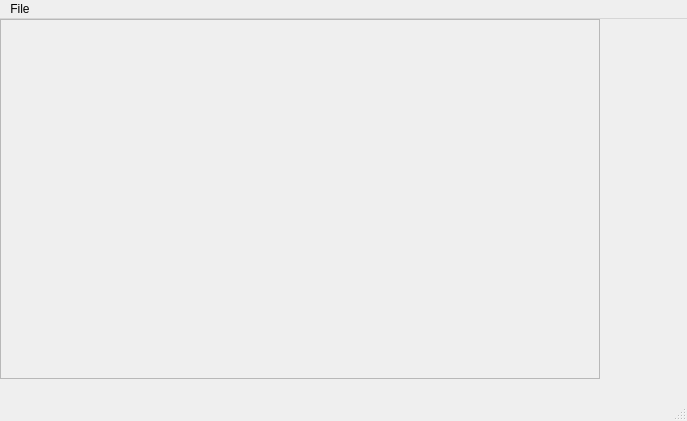
<?xml version="1.0" encoding="UTF-8"?>
<ui version="4.0">
 <class>MainWindow</class>
 <widget class="QMainWindow" name="MainWindow">
  <property name="geometry">
   <rect>
    <x>0</x>
    <y>0</y>
    <width>687</width>
    <height>421</height>
   </rect>
  </property>
  <property name="windowTitle">
   <string>Editor</string>
  </property>
  <widget class="QWidget" name="centralWidget">
   <property name="enabled">
    <bool>false</bool>
   </property>
   <property name="sizePolicy">
    <sizepolicy hsizetype="Preferred" vsizetype="Preferred">
     <horstretch>0</horstretch>
     <verstretch>0</verstretch>
    </sizepolicy>
   </property>
   <widget class="QTextEdit" name="textEdit">
    <property name="geometry">
     <rect>
      <x>0</x>
      <y>0</y>
      <width>600</width>
      <height>360</height>
     </rect>
    </property>
    <property name="sizePolicy">
     <sizepolicy hsizetype="Preferred" vsizetype="Preferred">
      <horstretch>0</horstretch>
      <verstretch>0</verstretch>
     </sizepolicy>
    </property>
    <property name="minimumSize">
     <size>
      <width>600</width>
      <height>200</height>
     </size>
    </property>
    <property name="cursor" stdset="0">
     <cursorShape>IBeamCursor</cursorShape>
    </property>
   </widget>
  </widget>
  <widget class="QStatusBar" name="statusBar"/>
  <widget class="QMenuBar" name="menuBar">
   <property name="geometry">
    <rect>
     <x>0</x>
     <y>0</y>
     <width>687</width>
     <height>18</height>
    </rect>
   </property>
   <widget class="QMenu" name="menuFile">
    <property name="title">
     <string>File</string>
    </property>
    <addaction name="actionQuit"/>
    <addaction name="actionOpen"/>
    <addaction name="actionSave"/>
   </widget>
   <addaction name="menuFile"/>
  </widget>
  <action name="actionQuit">
   <property name="text">
    <string>Quit</string>
   </property>
   <property name="shortcut">
    <string>Alt+Q</string>
   </property>
  </action>
  <action name="actionOpen">
   <property name="text">
    <string>Open</string>
   </property>
   <property name="shortcut">
    <string>Alt+O</string>
   </property>
  </action>
  <action name="actionSave">
   <property name="text">
    <string>Save</string>
   </property>
   <property name="shortcut">
    <string>Alt+S</string>
   </property>
  </action>
 </widget>
 <layoutdefault spacing="6" margin="11"/>
 <resources/>
 <connections>
  <connection>
   <sender>actionQuit</sender>
   <signal>triggered()</signal>
   <receiver>MainWindow</receiver>
   <slot>quit()</slot>
   <hints>
    <hint type="sourcelabel">
     <x>-1</x>
     <y>-1</y>
    </hint>
    <hint type="destinationlabel">
     <x>299</x>
     <y>199</y>
    </hint>
   </hints>
  </connection>
  <connection>
   <sender>actionOpen</sender>
   <signal>triggered()</signal>
   <receiver>MainWindow</receiver>
   <slot>quit()</slot>
   <hints>
    <hint type="sourcelabel">
     <x>-1</x>
     <y>-1</y>
    </hint>
    <hint type="destinationlabel">
     <x>299</x>
     <y>199</y>
    </hint>
   </hints>
  </connection>
  <connection>
   <sender>actionSave</sender>
   <signal>triggered()</signal>
   <receiver>MainWindow</receiver>
   <slot>quit()</slot>
   <hints>
    <hint type="sourcelabel">
     <x>-1</x>
     <y>-1</y>
    </hint>
    <hint type="destinationlabel">
     <x>299</x>
     <y>199</y>
    </hint>
   </hints>
  </connection>
 </connections>
 <slots>
  <slot>quit()</slot>
 </slots>
</ui>
